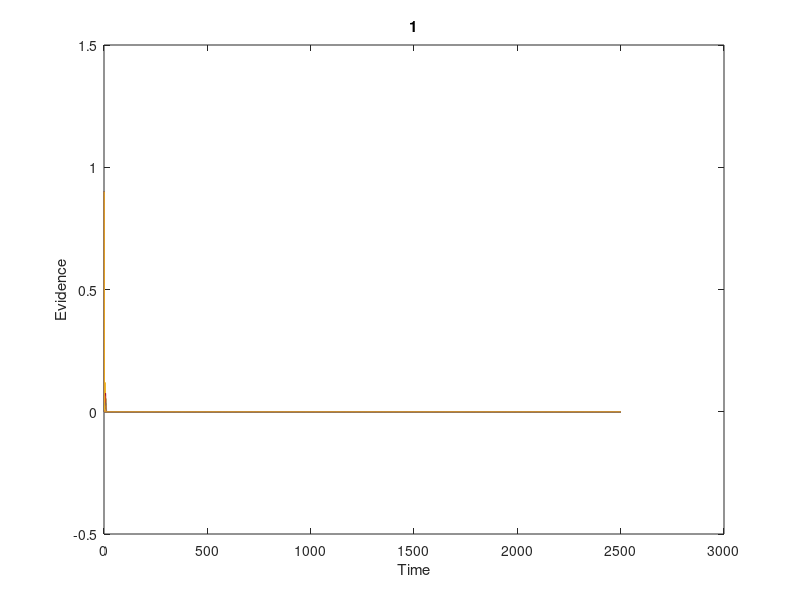
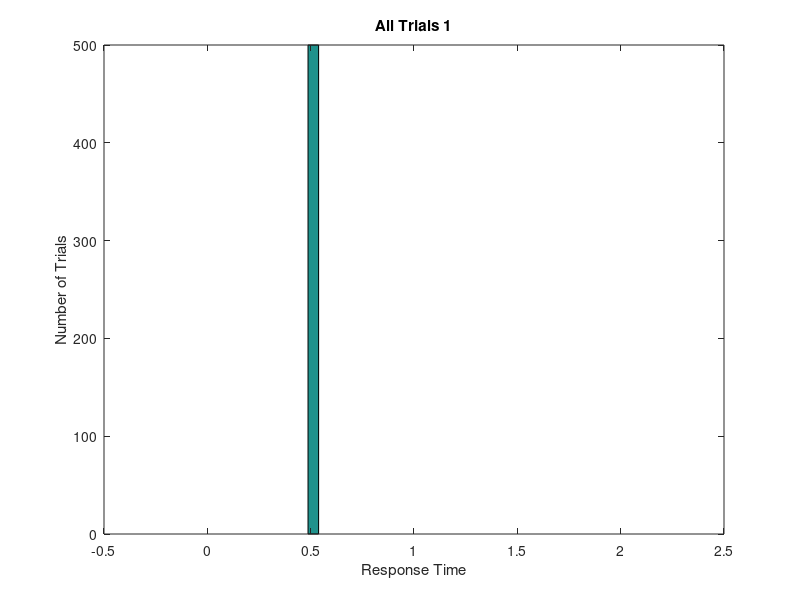

Reproduce these figures in MATLAB, in order. (Note: this script raises an error after producing the figures.)
clear; close all; clc;

%fix step size
dt = 0.001;
%parameter 
ntrials = 500; %NUMBER OF RUNS
ndt = 0.5; %NON-DECISION TIME
sd = 1;   %THIS IS VARIABILITY WITHIN THE WALK.  KEEP FIXED AT 1. 
nsteps = 2500; %MAX LENGTH OF WALK.  INCREASE TILL WARNING GOES AWAY
criterion = 1; %CORRECT BOUNDARY LOCATION, INCORRECT IS ZERO 
beta = 0.9; % NORMALIZED BIAS
bias = beta*criterion; %ACTUAL BIAS
%set random number seed 
rng(19680104);
%OUTPUT VARIABLES
sample = zeros(1,nsteps+1);   %This is a single random draw from normal distribution
path = zeros(ntrials,nsteps+1); %This is all the random walks
rt = zeros(ntrials,1);  %These are the rts across trials 
correct = zeros(ntrials,1); %This is accuracy data. ZERO IS WRONG, ONE IS RIGHT
%LOOP OVER ntrials.  
for j = 1:ntrials
    goodpath = 0;
    while goodpath == 0
        drawn_mu = unifrnd(0.2,0.3,[1,1]);
        draw = normrnd(drawn_mu*dt,sd*sqrt(dt),[1,nsteps]);  %DRAW A WALK
        sample(1) = bias; %START AT BIAS
        sample(2:nsteps+1) = draw; 
        walk = sample;%cumsum(sample); %SUM THE WALK.   
        crossbnd = find((walk > criterion) |(walk < 0)); %TEST BOTH BOUNDARIES  
        if ~isempty(crossbnd) %TEST IF IT CROSSED ONE OF THE BOUNDARIES AT LEAST
            goodpath = 1; %WALK IS GOOD, SET TO 1 TO EXIT WHILE LOOP
            path(j,:) = walk; %SAVE THE WALK
        else
            display('Bad Walk') %NOTIFY BAD WALK AND DRAW AGAIN LOWER
        end;
    end;
    rt(j) = crossbnd(1);  %RT IS FIRST CROSSING
    if path(j,rt(j)) > criterion  %TEST IF CORRECT
        path(j,rt(j):end) = criterion; %SET THE REST OF WALK TO BOUNDARY
        correct(j) = 1; %INDICATE CORRECT TRIAL
    else %TRIALIS INCORRECT
        path(j,rt(j):end) = 0; %SET THE REST OF WALK TO ZERO. 
    end; 
    %Add Non-decision time
    rt(j) = rt(j) + ndt/dt;	
end

%compute accuracy
accuracy = mean(correct);  %COMPUTER FRACTION CORRECT
%convert rt to milliseconds
rt = rt*dt;
%plot all the random walks. 
figure
plot(path');
xlabel('Time')
ylabel('Evidence')
title('1')
set(gca,'YLim',[-0.5 criterion+0.5])
%Make a histogram of all random walks. 
figure  
bins = linspace(0,2,40);  
hist(rt,bins);
xlabel('Response Time')
ylabel('Number of Trials')
title('All Trials 1')
%Make a histogram separating correct from incorrect 
errorrt = rt(find(correct == 0));  % THIS IS JUST THE INCORRECT TRIALS
correctrt = rt(find(correct == 1)); %THIS IS JUST THE CORRECT TRIALS
figure
[n1,x] = hist(errorrt, bins); 
[n2,x] = hist(correctrt, bins);
h = bar(x,[n1; n2]);
legend('Error', 'Correct');

xlabel('Response Time')
ylabel('Number of Trials')
avg_time = mean(errorrt)
title(append('Correct vs Error Trials 1', num2str(avg_time)))
